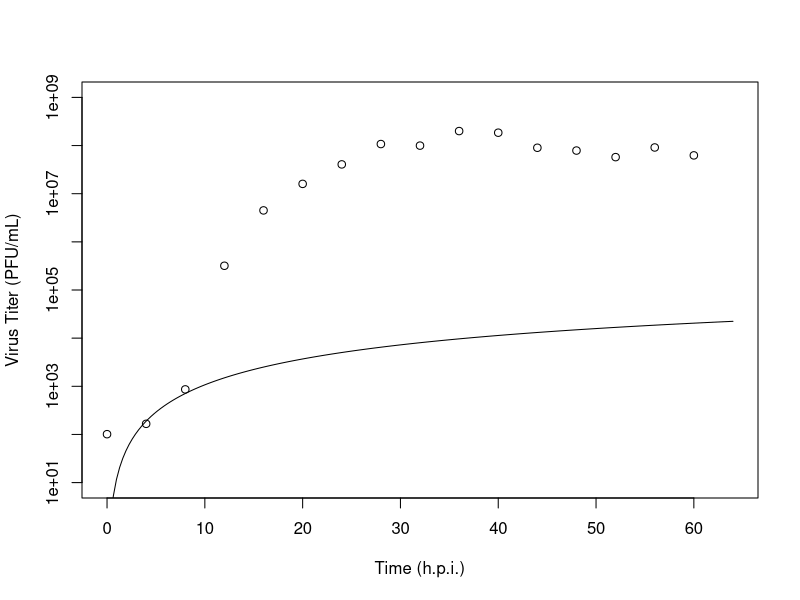

The R source for this figure:
##Optional: Reading input
#argu <- as.numeric(commandArgs(trailingOnly = TRUE))
#ind <- argu+1
##Loading the packages##
library(deSolve)
library(minpack.lm)
#DVdir <- "ZikaModelParameterOptimization/ZikaKinetics/" ##Replace "ZikaModelParameterOptimization" with pathname of the directory##

##Defining the model##
exp_delay_simple_model <- function(time, y, parms){
  with(as.list(c(parms,y)),{
    dI1 <-  - k3*I1
    dI2 <- k3*I1 - k4*I2
    dV <- k5*I2 - k6*V
    return(list(c(dI1,dI2,dV)))
  })
}

##Defining the function ssq to integrate and evaluate the prediction error of parameter set p##
ssq_ed <- function(p){
  out <- ode(y0,t,exp_delay_simple_model,p)
  prd <- data.frame(out)
  prd <- prd[prd$time %in% virus$time,]
  res <- prd$V / virus$V-1
  return(res)
}

##Reading experimental data from file(s)##
#counts <- read.csv(paste0(DVdir,'CountsforHighMOIModel.csv'))
counts <- read.csv('CountsforHighMOIModel.csv')
virus <- data.frame(counts[,c(1,2)])
colnames(virus) <- c("time","V")
##Time rage of the integration##
t <- c(seq(0,64,length=200),virus$time)
t <- sort(unique(t))
##Defining initial conditions##
y0 <- c(I1=4.28e5, I2=0, V=0.1)

##Defining a dataframe/vector to store the prediction error##
put <- NULL

##Measured parameter(s)##

k6=0.05089

##Parameter fitting. Different starting values can be set by external input or for loops##
#for(j in 1:10){
#  for(l in 1:10){
    parms<-c(k3=1.0e-6,k4=1e-8,k5=50)
    fit_af_ed <- nls.lm(par=parms,fn=ssq_ed,lower = c (1e-8,1e-9,0.1),control = nls.lm.control(maxiter = 300))#Nonlinear Least Squares to minimize the prediction errors#
    ##Integration and calculation of the prediction error##
    out <- ode(y0,virus$time,exp_delay_simple_model,fit_af_ed$par)
    prd <- data.frame(out)
    res <- prd$V / virus$V-1
    put <- rbind(put, c(parms,fit_af_ed$par,res%*%res))
#  }
#}

##Plotting the predicted virus growth curve with optimized parameters. The dots represent experimental data. Write the output virus and cell kinetics as a file. Comment these lines out if the script is used for parameter optimization only.##
out <- ode(y0,t,exp_delay_simple_model,fit_af_ed$par)
prd <- data.frame(out)
plot(prd$time,prd$V,type = 'l',log="y",xlab = 'Time (h.p.i.)',ylab = 'Virus Titer (PFU/mL)',ylim = c(1e1,1e9))
points(virus)
write.csv(prd,file = 'OSED_African_modeloutput.csv')

##The parameters and the evaluation as the output##
#write.csv(put,file = paste0(DVdir,'OSED/African.csv'))
write.csv(put,file = 'OSED_African_parameters.csv')
